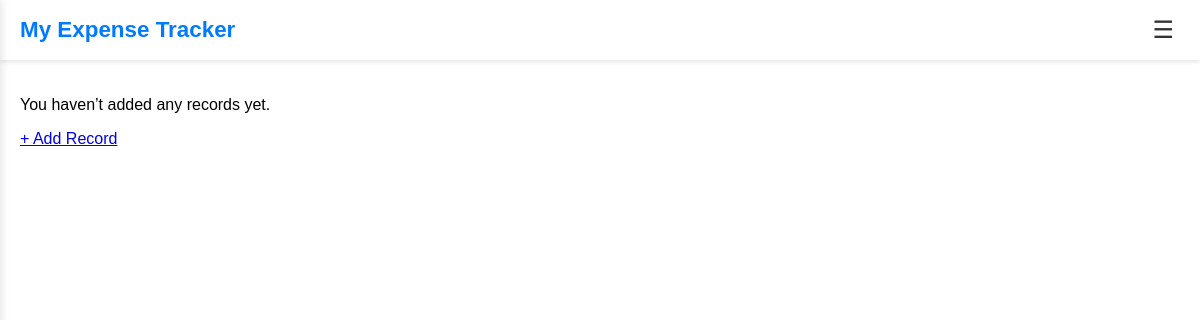
The page /records/ (signed in) on the database as committed earlier.
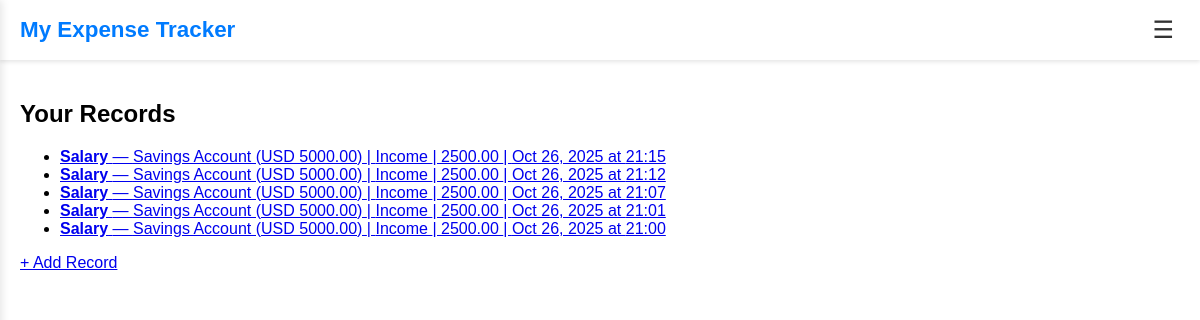
The same page on the database as committed later.
### private/models.py (models this page shows, shortened)
class Record(models.Model):
    user = models.ForeignKey(
        settings.AUTH_USER_MODEL, on_delete=models.CASCADE, default=1
    )
    record_type = models.CharField(max_length=10, choices=RECORD_TYPE_CHOICES)
    category = models.CharField(max_length=100, choices=CATEGORY_TYPE_CHOICES)
    account = models.ForeignKey(
        Account, on_delete=models.CASCADE, blank=True, null=True
    )
    from_account = models.ForeignKey(
        Account,
        on_delete=models.PROTECT,
        related_name="outgoing",
        null=True,
        blank=True,
    )
    to_account = models.ForeignKey(
        Account,
        on_delete=models.PROTECT,
        related_name="incoming",
        null=True,
        blank=True,
    )
    amount = models.DecimalField(max_digits=12, decimal_places=2)
    note = models.TextField(blank=True)
    date = models.DateField(default=timezone.now)
    time = models.TimeField(default=timezone.now)
    is_recurring = models.BooleanField(default=False)
    recurrence_period = models.CharField(max_length=20, blank=True)
    created_at = models.DateTimeField(auto_now_add=True)
    class Meta:
        indexes = [models.Index(fields=["user", "date"])]

class Account(models.Model):
    user = models.ForeignKey(settings.AUTH_USER_MODEL, on_delete=models.CASCADE)
    name = models.CharField(max_length=150)
    acct_num = models.CharField(max_length=50, blank=True)
    balance = models.DecimalField(max_digits=12, decimal_places=2)
    account_type = models.CharField(
        max_length=50,
        choices=[
            ("General", "General"),
            ("Cash", "Cash"),
            ("Current", "Current"),
            ("Current account", "Current account"),
            ("Credit card", "Credit card"),
            ("Saving account", "Saving account"),
            ("Investment", "Investment"),
            ("Insurance", "Insurance"),
            ("Bonus", "Bonus"),
            ("Loan", "Loan"),
            ("Mortgage", "Mortgage"),
        ],
    )
    currency = models.CharField(max_length=3)
    is_active = models.BooleanField(default=True)
    created_at = models.DateTimeField(auto_now_add=True)
    def __str__(self):
        return f"{self.name} ({self.currency} {self.balance})"
    class Meta:
        constraints = [
            models.UniqueConstraint(
                fields=["user", "name"], name="unique_account_per_user"
            )
        ]

### private/views.py (the view)
# urls.py: path("records/", RecordView.as_view(), name="records"),
class RecordView(LoginRequiredMixin, ListView):
    model = Record
    template_name = "private/record_list.html"
    context_object_name = "records"
    def get_queryset(self):
        return Record.objects.filter(user=self.request.user).order_by("-date")

### private/templates/private/record_list.html
{% extends "private/base_toggle.html" %}
{% block content %}
<div class="account-section">
    {% if records %}
        <h2>Your Records</h2>
        <ul>
            {% for record in records %}
                <li>
                    <a href="{% url 'record-detail-edit' record.id %}">
                        <strong>{{ record.category }}</strong> —
                        {% if record.account %}
                            {{ record.account }} |
                        {% endif %}
                        {{ record.record_type|title }} |
                        {{ record.currency }} {{ record.amount }} |
                        {{ record.date|date:"M d, Y" }}
                        {% if record.time %}
                            at {{ record.time|time:"H:i" }}
                        {% endif %}
                    </a>
                </li>
            {% endfor %}
        </ul>
    {% else %}
        <p>You haven’t added any records yet.</p>
    {% endif %}
    <a href="{% url 'record-add' %}" class="btn btn-primary mt-3">+ Add Record</a>
</div>
{% endblock %}

### private/templates/private/base_toggle.html (shortened to what this page needs)
<!DOCTYPE html>
{% load static %}
<html lang="en" data-theme="light">
<head>
    <link rel="stylesheet" href="{% static 'css/base_toggle.css' %}">
</head>
<body>
    <header class="header">
        <div class="header-title">{% block header_title %}My Expense Tracker{% endblock %}</div>
        <button class="menu-toggle" id="menuToggle" aria-label="Toggle menu" aria-controls="sidebar">☰</button>
    </header>
    <main class="content">
        {% block content %}{% endblock %}
    </main>
</body>
</html>

### private/static/css/base_toggle.css (style rules this page uses)
:root { --primary-color: #007bff; --text-color: #333; --logout-color: #e63946; --logout-hover-bg: #ffeaea; --sidebar-width: 300px; --shadow: 0 2px 4px rgba(0, 0, 0, 0.1); --background-color: #ffffff; --hover-bg: #f0f4ff; --dropdown-bg: #ffffff; }
body { margin: 0; font-family: Arial, sans-serif; background-color: var(--background-color); }
.header { display: flex; justify-content: space-between; align-items: center; padding: 15px 20px; background-color: #ffffff; box-shadow: var(--shadow); }
.header-title { font-size: 1.4em; font-weight: bold; color: var(--primary-color); }
.menu-toggle { font-size: 1.5em; background: none; border: none; cursor: pointer; color: var(--text-color); }
.content { padding: 20px; }

Rows that differ between the two databases and show on the page:
added Record: category "Salary", account "Savings Account (USD 5000.00)", record_type "Income", amount "2500.00", date "Oct 26, 2025", time "21:15"
added Record: category "Salary", account "Savings Account (USD 5000.00)", record_type "Income", amount "2500.00", date "Oct 26, 2025", time "21:12"
added Record: category "Salary", account "Savings Account (USD 5000.00)", record_type "Income", amount "2500.00", date "Oct 26, 2025", time "21:07"
added Record: category "Salary", account "Savings Account (USD 5000.00)", record_type "Income", amount "2500.00", date "Oct 26, 2025", time "21:01"
added Record: category "Salary", account "Savings Account (USD 5000.00)", record_type "Income", amount "2500.00", date "Oct 26, 2025", time "21:00"
Other text that changed with them:
text no longer shown: "You haven’t added any records yet."
text now shown: "Your Records"
